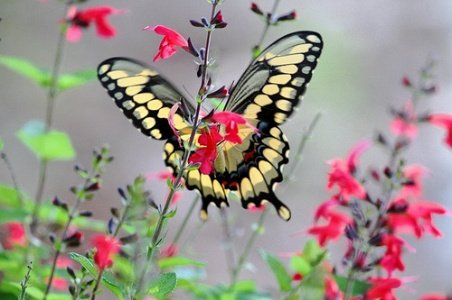
%> input picture src/1.jpg, 452 x 300 px
$ octave --eval "result = textureDistinctMap(imread('1.jpg'));"   (GNU Octave 9; MATLAB toolbox functions it lacks are replaced by stand-ins)
%> lines starting %> are read from the running program, lines starting %| are printed output that depends on the picture; in (x1, y1, x2, y2) boxes, pixels count from 0 and x2, y2 are one past the last pixel; in counts of white or black regions, pixels touching at a corner belong together; the program's own positions count from 1
function [result,threshold_map] = textureDistinctMap(im)
    im=padarray(im,[2 2],0,'both');
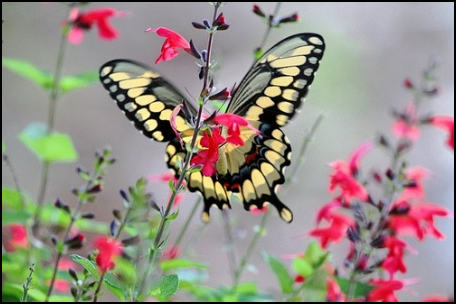
%> im: size 304x456x3 uint8; mean R, G, B 152.1, 142.5, 134.6
    [m n p]=size(im);
%> m = 304; n = 456; p = 3
    m1=m-4;
%> m1 = 300
    n1=n-4;
%> n1 = 452
    res_im=im(3:m-2,3:n-2,1:3);
%> res_im is the input picture: size 300x452x3 uint8; mean R, G, B 155.5, 145.7, 137.6
    window_size=5;
    padded_im=padarray(im,[0,0],0,'both');

    l1=im2col(padded_im(:,:,1),[5 5]);
    l1([1 13],:) = l1([13 1],:);
    layer2=cat(1,l1(2:6,:),l1(22:25,:));
    layer2=cat(1,layer2,l1([7,11,12,16,17,21],:));
    layer1=[];
    layer1=cat(1,layer1,l1([8,9,10,13,14,15,18,19,20],:));
    l1(2:end,:)=cat(1,sort(layer1),sort(layer2));

    l2=im2col(padded_im(:,:,2),[5 5]);
    l2([1 13],:) = l2([13 1],:);
    layer2=cat(1,l2(2:6,:),l2(22:25,:));
    layer2=cat(1,layer2,l2([7,11,12,16,17,21],:));
    layer1=[];
    layer1=cat(1,layer1,l2([8,9,10,13,14,15,18,19,20],:));
    l2(2:end,:)=cat(1,sort(layer1),sort(layer2));

    l3=im2col(padded_im(:,:,3),[5 5]);
    l3([1 13],:) = l3([13 1],:);
    layer2=cat(1,l3(2:6,:),l3(22:25,:));
    layer2=cat(1,layer2,l3([7,11,12,16,17,21],:));
    layer1=[];
    layer1=cat(1,layer1,l3([8,9,10,13,14,15,18,19,20],:));
    l3(2:end,:)=cat(1,sort(layer1),sort(layer2));

    lab_image=[];
    lab_image=cat(1,l1,l2);
    lab_image=double(cat(1,lab_image,l3));

    xbar=mean(lab_image,2);
%> xbar = 75 values, max 176.4 at index 25, min 112.4 at index 61, mean 145.2
    mean_deducted=lab_image-xbar;
    L=mean_deducted*transpose(mean_deducted);
    [eigvals,eigvecs]=eig(L);
    [diagonal,indices]=sort(diag(eigvals),'descend');
%> diagonal = 75 values, max 0.353 at index 1, min -0.409 at index 75, mean 0.012; indices = 75 values, max 75 at index 19, min 1 at index 48, mean 38
    eigvecs=eigvecs(:,indices);
    V_hat=eigvecs(:,1:3);
%> V_hat = 75 rows, first 12: [0 0 0; 0 0 0; 0 0 0; 0 0 0; 0 0 0; 0 0 0; 0 0 0; 0 0 0; 0 0 0; 0 0 0; 0 0 0; 0 0 0]
    eigspace=transpose(V_hat)*mean_deducted;
    transformedspace=transpose(eigspace);

    %% clustering
    clusters=20;
    idx=kmeans(transformedspace,clusters,'start','uniform');
    animg=zeros([(m-4)*(n-4),1]);
    atoms=[];

    for iter=1:clusters
        indices=find(idx==iter);
        animg(indices,1)=iter;
        atom=mean(transformedspace(indices,:),1);
        atoms = cat(1,atoms,atom);
    end
%> this loop made 20 passes
%> atom on passes 2 to 13: [724147654 32656158.1 7974087.5], [-1.25e+09 -26993680.9 -10482963], [-2.68e+09 -158845103.1 -25334824.7], [-337045080.2 -10439598.2 -4359190.7], [-1.56e+09 -59432403.9 -9794129.5], [965656387.5 45927975.7 10253063.1], [-1.89e+09 -80873869 -11381771.3], [-949326493.4 -25055428.5 -9787249], [-60342520.3 -8235024.5 -1626608], [-3.94e+09 -273954996.3 -68100642.8], [-632166923.5 -18670168.2 -7063443.3], [-2.27e+09 -100025049.8 -17316217.8]
%> atoms on pass 1: [1.41e+09 59661258 13413076.3]
%> after the loop, atoms = 20 rows, first 12: [1.41e+09 59661258 13413076.3; 724147654 32656158.1 7974087.5; -1.25e+09 -26993680.9 -10482963; -2.68e+09 -158845103.1 -25334824.7; -337045080.2 -10439598.2 -4359190.7; -1.56e+09 -59432403.9 -9794129.5; 965656387.5 45927975.7 10253063.1; -1.89e+09 -80873869 -11381771.3; -949326493.4 -25055428.5 -9787249; -60342520.3 -8235024.5 -1626608; -3.94e+09 -273954996.3 -68100642.8; -632166923.5 -18670168.2 -7063443.3]
    txanimg=transpose(animg);
    newimg=reshape(txanimg,m-4,n-4);
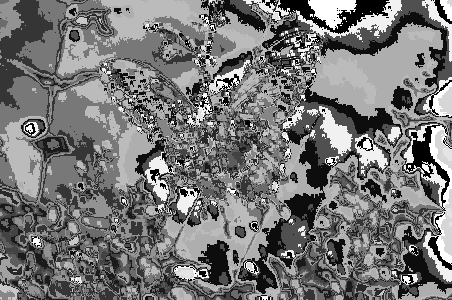
%> newimg: size 300x452 double; min 1, max 20, mean 9.84; drawn with min black and max white

    cov=[];
    cov=atoms*transpose(atoms);
    Pij=[];
    for i=1:clusters
        for j=1:clusters
            if i==j
                continue
            else
                g=exp((-0.5)*(atoms(i,:).^2)/cov(i,j));
                Pij(i,j)=g(1)*g(2)*g(3);
            end
        end
    end
%> after the loop, g = [0.501 0.999 1]

    %% phase 4
    beta=1-Pij;

    for i=1:clusters
        for j=1:clusters
            if i==j
                continue
            else
                beta(i,j)=1-Pij(i,j);
            end
        end
    end
    beta=normalize(beta);

    for i=1:clusters
        for j=1:clusters
            if i==j
                beta(i,j)=0;
            end
        end
    end

    %Spatial gaussian mask
    spatch=zeros((m-4),(n-4));
    sigma_spat=20;
    row=1;
    ci=(m-4)/2;
%> ci = 150
    cj=(n-4)/2;
%> cj = 226
    %set up the spatial gaussian mask
    for i=1:m-4
        col=1;
        for j=1:n-4
            pow=sqrt((i-ci)*(i-ci)+(j-cj)*(j-cj));
            pow=pow*pow;
            spatch(i,j)=exp(-pow/(2*sigma_spat*sigma_spat))/(sigma_spat*sqrt(2*pi));
            col=col+1;
        end
        row=row+1;
    end
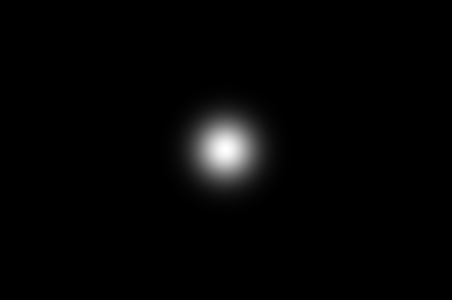
%> spatch: size 300x452 double; min 2.28e-42, max 0.0199, mean 0.00037; drawn with min black and max white
%> after the loop, row = 301
    center_dist=[];
    for iter=1:clusters
        indices=find(idx==iter);
        center_dist(iter)=exp( (-1/length(indices))*sum(spatch(indices)) );
    end
%> after the loop, center_dist = 20 values, max 1 at index 17, min 0.997 at index 16, mean 0.999

    alpha=zeros(clusters,1);
    for iter=1:clusters
        g=exp((-0.5)*(atoms(iter,:).^2)./sum(cov(iter,:)));
        Pix(iter)=g(1)*g(2)*g(3);
        for j=1:clusters
            if iter==j
                continue
            else
                alpha(iter)=alpha(iter)+beta(iter,j)*Pix(iter)*center_dist(iter);
            end
        end
    end
%> this loop made 20 passes
%> g on passes 1 to 12: [1.09 1 1], [1.05 1 1], [0.926 1 1], [0.849 0.999 1], [0.98 1 1], [0.909 1 1], [1.06 1 1], [0.89 1 1], [0.943 1 1], [0.996 1 1], [0.786 0.999 1], [0.962 1 1]
%> after the loop, Pix = 20 values, max 1.15 at index 18, min 0.785 at index 11, mean 0.981; alpha = 20 values, max 4.09 at index 9, min -21.06 at index 18, mean -1.57

    saliency_map=zeros(1,(m-4)*(n-4));

    for iter=1:clusters
        indices=find(idx==iter);
        saliency_map(indices)=alpha(iter);
    end
    saliency_map=reshape(saliency_map,m-4,n-4);
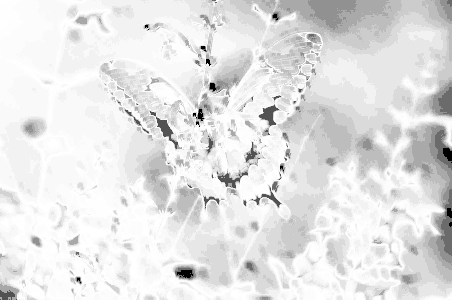
%> saliency_map: size 300x452 double; min -21.06, max 4.09, mean 1.44; drawn with min black and max white

    result = mat2gray(saliency_map);

%% Adaptive thresholding
    mu=mean(mean(result));
%> mu = 0.894
    sd=sqrt(var(var(result)));
%> sd = 0.0105
    ada_thresh=mu+sd;
%> ada_thresh = 0.905
    threshold_map=zeros(size(result));indices=find(result>ada_thresh);
%> after `indices=find(result>ada_thresh)`: indices = 89963 values from 1 to 135600
    threshold_map(indices)=1;
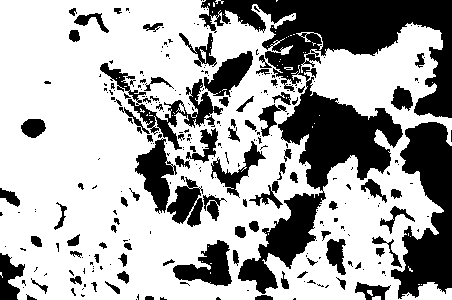
%> threshold_map: size 300x452 double; values 0 (black) and 1 (white), 66.3% white; 284 black regions (197 under 20 px), largest, box (x1, y1, x2, y2) and area: (199, 0, 452, 294) 21789, (391, 122, 452, 299) 6351, (100, 63, 223, 150) 2068
%% Grabcut Segmentation of thresholded mask
 % [5 lines of commented-out code are left out]
end
